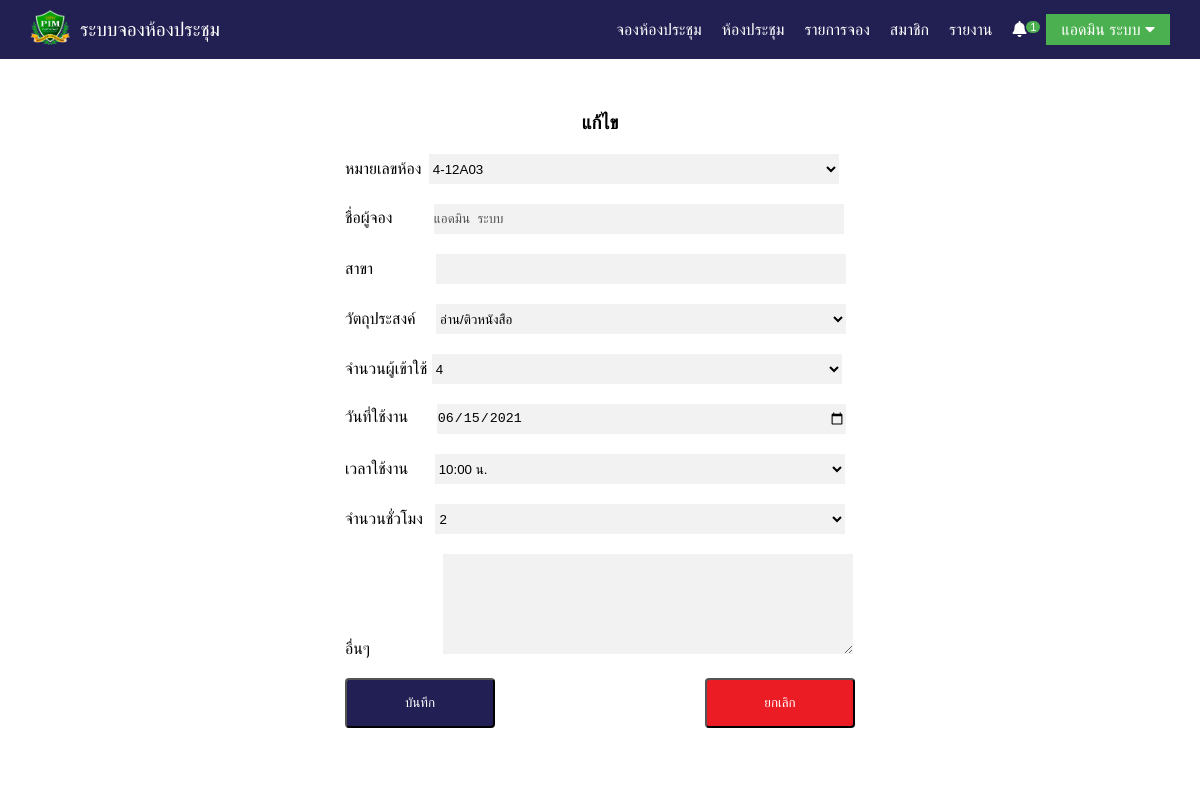
/index.php?page=mybooking&action=edit&id=141 (signed in), run on the app's committed database.
### tables this page shows
CREATE TABLE `tb_member` (
  `id_member` int(10) NOT NULL,
  `username` varchar(20) NOT NULL,
  `password` varchar(20) NOT NULL,
  `ntitle` varchar(10) NOT NULL,
  `firstname` varchar(50) NOT NULL,
  `surname` varchar(50) NOT NULL,
  `email` varchar(50) NOT NULL,
  `status` varchar(5) NOT NULL,
  `position` varchar(200) NOT NULL,
  `phone` varchar(10) NOT NULL,
  `active` int(1) NOT NULL,
  `login_date` datetime NOT NULL,
  `login_times` int(6) NOT NULL,
  `create_date` datetime NOT NULL
);

CREATE TABLE `tb_event` (
  `id` int(11) NOT NULL,
  `id_member` varchar(15) NOT NULL,
  `status` int(1) NOT NULL,
  `rooms` int(3) NOT NULL,
  `title` varchar(100) NOT NULL,
  `start` varchar(30) NOT NULL,
  `end` varchar(30) NOT NULL,
  `color` varchar(20) NOT NULL,
  `hour` int(10) NOT NULL,
  `people` int(3) NOT NULL,
  `member` varchar(200) NOT NULL,
  `department` varchar(200) DEFAULT NULL,
  `other` text NOT NULL
);

CREATE TABLE `tb_rooms` (
  `id_rooms` int(3) NOT NULL,
  `name_rooms` varchar(200) NOT NULL,
  `people_rooms` int(4) NOT NULL,
  `image_rooms` varchar(250) NOT NULL,
  `detail_rooms` text NOT NULL
);

### booking/mybooking.php (the view, shortened to what this page needs)
<?php
if ($_SESSION['id'] != '') {
    include 'connect.php';
    $sql = "SELECT * FROM tb_member WHERE id_member = '{$_SESSION['id']}'";
    $rs = $conn->query($sql)->fetch_assoc();
}
?>
<!DOCTYPE html>
<html lang="en">
<head>
    <link rel="stylesheet" href="css/nav.css">
    <link rel="stylesheet" href="css/footer.css">
    <link rel="stylesheet" href="css/mybooking.css">
    <link rel="stylesheet" href="https://cdnjs.cloudflare.com/ajax/libs/font-awesome/5.15.2/css/all.min.css">
    <link rel="stylesheet" type="text/css" href="https://cdn.datatables.net/v/bs4/dt-1.10.20/datatables.min.css"/>
    <link rel="stylesheet" type="text/css" href="https://cdn.datatables.net/responsive/2.2.3/css/responsive.dataTables.min.css">
</head>
<body>
    <nav>
        <ul class="menu">
            <li class="logo"><a class="list" href="index.php?page=home"><img src="images/Logo_PIM.png" alt="PIM Logo"></a></li>
            <li class="brand"><a class="list" href="index.php?page=home">ระบบจองห้องประชุม</a></li>
            <li class="item"><a class="list" href="index.php?page=booking">จองห้องประชุม</a></li>
            <li class="item"><a class="list" href="index.php?page=rooms">ห้องประชุม</a></li>
            <?php if ($_SESSION['status'] == 'admin' || $_SESSION['status'] == 'user' || $_SESSION['type'] == 'STUDENT' || $_SESSION['type'] == 'STAFF') { ?>
                <li class="item">
                    <a class="list" href="index.php?page=mybooking">รายการจอง</a>
                </li>
            <?php } ?>
            <?php if ($_SESSION['status'] == 'admin') { ?>
                <li class="item"><a class="list" href="index.php?page=member">สมาชิก</a></li>
                <li class="item"><a class="list" href="index.php?page=report">รายงาน</a></li>
            <?php } ?>
            <?php if ($_SESSION['id'] != '' || $_SESSION['status'] != '') { ?>
                <?php if ($_SESSION['status'] == 'admin') {
                    $sql2 = "SELECT COUNT(id) AS count1 FROM tb_event WHERE status = 0 ";
                    $rs2 = $conn->query($sql2)->fetch_assoc(); ?>
                    <li class="item">
                        <a class="list" href="index.php?page=report&report=0"><i class="fas fa-bell"></i></a>
                        <?php if ($rs2['count1'] != 0) { ?>
                            <span class="notify2"><?php echo $rs2['count1']; ?></span>
                        <?php } ?>
                    </li>
                <?php } ?>
                <li class="item out">
                    <a class="logout" href="#">
                        <span class="user-info">
                            <?php
                            echo $rs['title'] . $rs['firstname'] . '  ' . $rs['surname'];
                            ?>
                        </span>
                        <i class="ace-icon fa fa-caret-down"></i>
                    </a>
                </li>
            <?php } else { ?>
                <li class="item-button"><a class="list" href="index.php?page=login">เข้าสู่ระบบ</a></li>
            <?php } ?>
        </ul>
    </nav>
    <div class="container-table100">
        <div class="wrap-table100">
            <div class="table100">
<?php if ($_GET['action'] == 'edit') {
    $meSQL = "SELECT * FROM tb_event WHERE id ='{$_GET['id']}' ";
    $meQuery = $conn->query($meSQL);
    if ($meQuery == TRUE) {
        $meResult2 = $meQuery->fetch_assoc();
    } else {
        echo $conn->error;
    }
?>
    <div class="container">
        <div class="wrap-container">
            <form method="post" action="booking\action.php?action=edit">
                <h3 class="edit">แก้ไข</h3>
                <div class="container-1-box">
                    <label class="number">หมายเลขห้อง</label>
                    <select name="idrooms" id="room">
                        <?php
                        $meSQL = "SELECT * FROM tb_rooms ORDER BY id_rooms asc";
                        $meQuery = $conn->query($meSQL);
                        while ($meResult = $meQuery->fetch_assoc()) {
                        ?>
                            <option value="<?php echo $meResult['id_rooms']; ?>" <?php if ($meResult['id_rooms'] == $meResult2['rooms']) {
                                                                                    echo 'selected';
                                                                                } ?>>
                                <?php echo $meResult['name_rooms']; ?>
                            </option>
                        <?php } ?>
                    </select>
                </div>
                <div class="container-1-box">
                    <label class="name">ชื่อผู้จอง</label>
                    <?php if ($_SESSION['status'] == 'admin') { ?>
                        <input type="text" name="membershow" placeholder="" class="long" value="<?php echo $rs['firstname'] . '  ' . $rs['surname']; ?>" disabled />
                    <?php } else { ?>
                        <input type="text" name="membershow" placeholder="" class="long" value="<?php echo ($_SESSION['firstname_th'] . ' ' . $_SESSION['lastname_th']); ?>" disabled />
                        <input type="hidden" name="member" value="<?php echo ($_SESSION['firstname_th'] . ' ' . $_SESSION['lastname_th']); ?>" />
                    <?php } ?>
                </div>
                <div class="container-1-box">
                    <label class="department">สาขา</label>
                    <input type="text" name="departmentshow" placeholder="" class="long" value="<?php echo ($_SESSION['dep']); ?>" disabled />
                </div>
                <div class="container-1-box">
                    <label class="topic">วัตถุประสงค์</label>
                    <select name="title" id="title" required>
                        <option value="อ่าน/ติวหนังสือ" <?php if ($meResult2['title'] == 'อ่าน/ติวหนังสือ') {
                                                            echo 'selected';
                                                        } ?>>อ่าน/ติวหนังสือ</option>
                    </select>
                </div>
                <div class="container-1-box">
                    <label class="amount">จำนวนผู้เข้าใช้</label>
                    <select name="people" id="room" required>
                        <option value="4" <?php if ($meResult2['people'] == '4') {
                                                echo 'selected';
                                            } ?>>4</option>
                    </select>
                </div>
                <div class="container-1-box">
                    <label class="date">วันที่ใช้งาน</label>
                    <input name="date" class="date" type="date" value="<?php $start = date('Y-m-d', strtotime($meResult2['start']));
                                                                        echo $start; ?>" required>
                </div>
                <div class="container-1-box">
                    <label class="starttime">เวลาใช้งาน</label>
                    <select class="starttime" id="starttime" name='starttime' required>
                        <option value="10:01" <?php if ($starttime = date('H:i', strtotime($meResult2['start'])) == '10:01') {
                                                    echo 'selected';
                                                } ?>>10:00 น.</option>
                    </select>
                </div>
                <div class="container-1-box">
                    <label class="hour">จำนวนชั่วโมง</label>
                    <select name="hour" id="hour" required>
                        <?php if ($_SESSION['level_name'] == 'ปริญญาตรี' || $_SESSION['level_name'] == 'ปริญญาตรี - iMTM') { ?>
                            <option value="1" <?php if ($meResult2['hour'] == '1') {
                                                    echo 'selected';
                                                } ?>>1</option>
                            <option value="2" <?php if ($meResult2['hour'] == '2') {
                                                    echo 'selected';
                                                } ?>>2</option>
                        <?php } else if ($_SESSION['status'] == 'admin' || $_SESSION['type'] == 'STAFF' || $_SESSION['level_name'] == 'ปริญญาโท') { ?>
                            <option value="2" <?php if ($meResult2['hour'] == '2') {
                                                    echo 'selected';
                                                } ?>>2</option>
                        <?php } ?>
                    </select>
                </div>
                <div class="container-1-box">
                    <label class="other">อื่นๆ</label>
                    <textarea name="other"><?php echo $meResult2['other']; ?></textarea>
                </div>
                <div class="container-2-box">
                    <button class="btn-save" type="submit">บันทึก</button>
                    <button class="btn-cancel" type="button" onClick="javascript: window.history.back();">ยกเลิก</button>
                </div>
            </form>
        </div>
    </div>
<?php } ?>
</body>
</html>

### css/nav.css (style rules this page uses)
* { margin: 0; padding: 0; box-sizing: border-box; width: auto; }
body { font-family: Arial, Helvetica, sans-serif; background: white; width: 100%; }
nav { background: #221f53; padding: 5px 20px; width: 100%; flex-wrap: nowrap; }
span.notify2 { color: white; text-align: center; position: absolute; width: 14px; background-color: #4BB150; border-radius: 70px; font-size : 70%; }
.fas.fa-bell { -webkit-animation: ring 4s .7s ease-in-out infinite; -webkit-transform-origin: 50% 4px; -moz-animation: ring 4s .7s ease-in-out infinite; -moz-transform-origin: 50% 4px; animation: ring 4s .7s ease-in-out infinite; transform-origin: 50% 4px; }
ul { list-style-type: none; }
a.list { color: white; text-decoration: none; }
.item a.list { border-bottom: 2px solid transparent; padding-bottom: 8px; transition: all 0.4s ease; }
.menu li { font-size: 16px; padding: 15px 5px; white-space: nowrap; }
li img { padding: 0; width: 40px; height: 35px; }
.menu { display: flex; flex-wrap: wrap; justify-content: space-between; align-items: center; }
.item { width: 100%; order: 2; display: none; }
.menu li { padding: 5px 10px; }
.brand { order: 0; flex: 1; }
li.brand { padding: 0; font-size: larger; }
.item.out a.logout { color: white; text-decoration: none; padding: 7px 15px; background-color: #4BB150; }
@media all and (min-width: 890px) { .menu { justify-content: center; } }
@media all and (min-width: 890px) { .item { display: block; width: auto; } }
@media all and (min-width: 890px) { .logo { order: 0; } }
@media all and (min-width: 890px) { .brand { order: 0; flex: 1; } }
@media all and (min-width: 890px) { .item { order: 1; } }
@media all and (min-width: 890px) { .menu li.item { padding: 0px 10px; } }

### css/mybooking.css (style rules this page uses)
.container-table100 { width: 100%; min-height: 89vh; background: white; display: flex; justify-content: center; flex-wrap: wrap; padding: 33px 30px; }
.wrap-table100 { width: 1200px; }
.table100 { background-color: white; border-radius: 10px; }
.edit { color: #10913b; }
body h3.edit { color: black; text-align: center; padding-bottom: 20px; }
.container { width: 100%; height: 85vh; display: flex; justify-content: center; padding: 10px 30px 30px 30px; }
.wrap-container { width: 530px; padding: 10px; border-radius: 10px; }
label.number { margin-right: 3px; }
label.name { margin-right: 37px; }
label.department { margin-right: 58px; }
label.topic { margin-right: 16px; }
label.date { margin-right: 24px; }
label.starttime { margin-right: 22px; }
label.hour { margin-right: 8px; }
label.other { margin-right: 68px; }
input, textarea, section, select { border-style: hidden; background-color: #f2f2f2; }
.container-1-box { flex-wrap: nowrap; padding-bottom: 20px; }
.container-1-box select { width: 410px; height: 30px; }
.container-1-box .long { width: 410px; height: 30px; }
.container-1-box .number { width: 410px; height: 30px; }
.container-1-box .date, .starttime { width: 409px; height: 30px; }
.container-1-box textarea { width: 410px; height: 100px; }
.container-2-box { padding-bottom: 10px; display: flex; flex-wrap: nowrap; flex-direction: row; justify-content: space-between; }
.btn-save { background: #221f54; text-align: center; padding: 15px; border-radius: 4px; width: 150px; color: #fff; cursor: pointer; text-transform: uppercase; }
.btn-cancel { background: #ec1c24; text-align: center; padding: 15px; border-radius: 4px; width: 150px; color: #fff; cursor: pointer; text-transform: uppercase; }

### data on the page
tb_member: firstname "แอดมิน", surname "ระบบ", membershow "แอดมิน ระบบ"
tb_event: idrooms "4-12A03", title "อ่าน/ติวหนังสือ", people "4", date "06/15/2021", starttime "10:00 น.", hour "2"

### other printed values
$rs2['count1'] "1"
